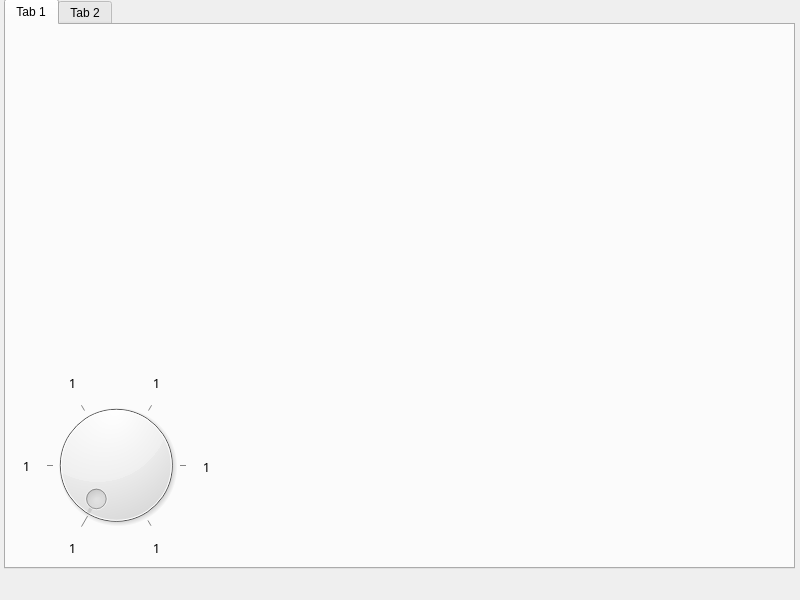
<?xml version="1.0" encoding="UTF-8"?>
<ui version="4.0">
 <class>MainWindow</class>
 <widget class="QMainWindow" name="MainWindow">
  <property name="geometry">
   <rect>
    <x>0</x>
    <y>0</y>
    <width>800</width>
    <height>600</height>
   </rect>
  </property>
  <property name="windowTitle">
   <string>MainWindow</string>
  </property>
  <widget class="QWidget" name="centralwidget">
   <widget class="QTabWidget" name="tabWidget">
    <property name="geometry">
     <rect>
      <x>4</x>
      <y>-1</y>
      <width>791</width>
      <height>570</height>
     </rect>
    </property>
    <widget class="QWidget" name="tab">
     <attribute name="title">
      <string>Tab 1</string>
     </attribute>
     <widget class="QWidget" name="gridLayoutWidget">
      <property name="geometry">
       <rect>
        <x>40</x>
        <y>370</y>
        <width>140</width>
        <height>140</height>
       </rect>
      </property>
      <layout class="QGridLayout" name="gridLayout">
       <item row="0" column="0">
        <widget class="QDial" name="dial">
         <property name="maximum">
          <number>5</number>
         </property>
         <property name="wrapping">
          <bool>false</bool>
         </property>
         <property name="notchesVisible">
          <bool>true</bool>
         </property>
        </widget>
       </item>
      </layout>
     </widget>
     <widget class="QLabel" name="label">
      <property name="geometry">
       <rect>
        <x>56</x>
        <y>515</y>
        <width>21</width>
        <height>16</height>
       </rect>
      </property>
      <property name="font">
       <font>
        <family>AppleSDGothicNeoR00</family>
        <pointsize>10</pointsize>
       </font>
      </property>
      <property name="text">
       <string>1</string>
      </property>
      <property name="alignment">
       <set>Qt::AlignCenter</set>
      </property>
     </widget>
     <widget class="QLabel" name="label_2">
      <property name="geometry">
       <rect>
        <x>10</x>
        <y>433</y>
        <width>21</width>
        <height>16</height>
       </rect>
      </property>
      <property name="font">
       <font>
        <family>AppleSDGothicNeoR00</family>
        <pointsize>10</pointsize>
       </font>
      </property>
      <property name="text">
       <string>1</string>
      </property>
      <property name="alignment">
       <set>Qt::AlignCenter</set>
      </property>
     </widget>
     <widget class="QLabel" name="label_3">
      <property name="geometry">
       <rect>
        <x>140</x>
        <y>515</y>
        <width>21</width>
        <height>16</height>
       </rect>
      </property>
      <property name="font">
       <font>
        <family>AppleSDGothicNeoR00</family>
        <pointsize>10</pointsize>
       </font>
      </property>
      <property name="text">
       <string>1</string>
      </property>
      <property name="alignment">
       <set>Qt::AlignCenter</set>
      </property>
     </widget>
     <widget class="QLabel" name="label_4">
      <property name="geometry">
       <rect>
        <x>190</x>
        <y>434</y>
        <width>21</width>
        <height>16</height>
       </rect>
      </property>
      <property name="font">
       <font>
        <family>AppleSDGothicNeoR00</family>
        <pointsize>10</pointsize>
       </font>
      </property>
      <property name="text">
       <string>1</string>
      </property>
      <property name="alignment">
       <set>Qt::AlignCenter</set>
      </property>
     </widget>
     <widget class="QLabel" name="label_5">
      <property name="geometry">
       <rect>
        <x>56</x>
        <y>350</y>
        <width>21</width>
        <height>16</height>
       </rect>
      </property>
      <property name="font">
       <font>
        <family>AppleSDGothicNeoR00</family>
        <pointsize>10</pointsize>
       </font>
      </property>
      <property name="text">
       <string>1</string>
      </property>
      <property name="alignment">
       <set>Qt::AlignCenter</set>
      </property>
     </widget>
     <widget class="QLabel" name="label_6">
      <property name="geometry">
       <rect>
        <x>140</x>
        <y>350</y>
        <width>21</width>
        <height>16</height>
       </rect>
      </property>
      <property name="font">
       <font>
        <family>AppleSDGothicNeoR00</family>
        <pointsize>10</pointsize>
       </font>
      </property>
      <property name="text">
       <string>1</string>
      </property>
      <property name="alignment">
       <set>Qt::AlignCenter</set>
      </property>
     </widget>
    </widget>
    <widget class="QWidget" name="tab_2">
     <attribute name="title">
      <string>Tab 2</string>
     </attribute>
    </widget>
   </widget>
  </widget>
  <widget class="QMenuBar" name="menubar">
   <property name="geometry">
    <rect>
     <x>0</x>
     <y>0</y>
     <width>800</width>
     <height>26</height>
    </rect>
   </property>
  </widget>
 </widget>
 <resources/>
 <connections/>
</ui>
